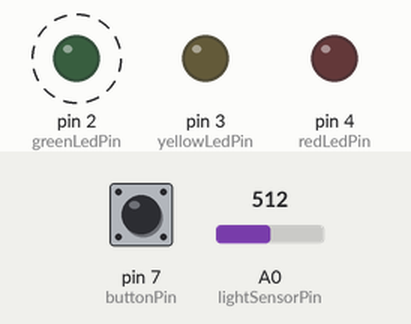
Simulated run of this sketch. Board: Arduino Uno, built with avr-gcc and run on an emulated ATmega328P. On the bench: output pins drawn as LEDs (lit = HIGH). Dashed ring = blinking. The test bench sets the inputs (shaded band); at power-on: A0 (lightSensorPin) = 512, pin 7 (buttonPin) LOW.

Above: at 1.2 s.
1.3 s: A0 (lightSensorPin) set to 111
4.3 s: A0 (lightSensorPin) set to 89
At 4.53 s:
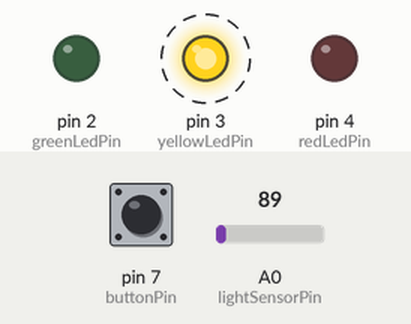
7.3 s: A0 (lightSensorPin) set to 55
10.3 s: A0 (lightSensorPin) set to 45
At 10.58 s:
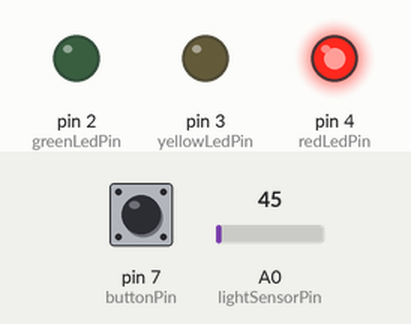
13.3 s: A0 (lightSensorPin) set to 110
At 13.52 s:
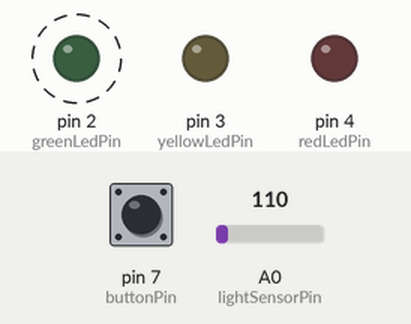
16.3 s: A0 (lightSensorPin) set to 40
At 16.6 s:
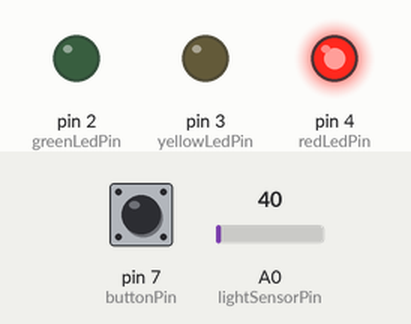
Timing chart, 0 to 19.3 s (numbered marks = the images above; inputs shaded):
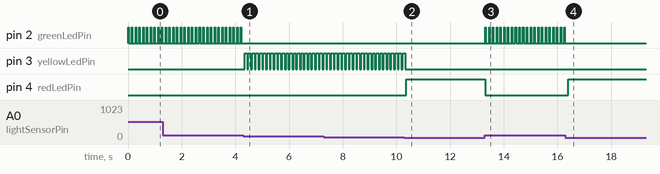

Measured:
- the behaviour switches between 101 and 100 on A0 (lightSensorPin) (found by bisection; images 0 and 1)
- the behaviour switches between 50 and 49 on A0 (lightSensorPin) (found by bisection; images 1 and 2)
- after the input at 4.3 s, pin 2 (greenLedPin): stops changing and stays LOW; pin 3 (yellowLedPin): alternates HIGH for 0.09 s and LOW for 0.05 s, starting after 0.05 s
- after the input at 10.3 s, pin 3 (yellowLedPin): goes on until 10.3 s, then stays LOW; pin 4 (redLedPin): LOW → HIGH after 0.07 s
- after the input at 13.3 s, pin 2 (greenLedPin): alternates HIGH for 0.02 s and LOW for 0.12 s, starting at once; pin 4 (redLedPin): HIGH → LOW at once
- after the input at 16.3 s, pin 2 (greenLedPin): stops changing and stays LOW; pin 4 (redLedPin): LOW → HIGH after 0.10 s
- by itself, pin 2 (greenLedPin): alternates HIGH for 0.02 s and LOW for 0.12 s

The sketch:

lightsensorcode.ino
```cpp
/*
 Arduino Light Sensor

 Created: 05/04/2022
 By Ayesha Ahmed

Refrenced from: https://arduinomylifeup.com/arduino-light-sensor
*/
// this constant won't change:
const int buttonPin = 7;       // the number of the pushbutton pin
const int greenLedPin = 2;           // Pin Green LED is connected to
const int yellowLedPin = 3;          // Pin Yellow LED is connected to
const int redLedPin = 4;             // Pin Red LED is connected to

// variables will change:
int brightness = 0;            // how bright the LED is
int lightSensorPin = A0;        // PIN Light Sensor is connected to
int analogValue = 0;
int buttonPushCounter = 0;   // counter for the number of button presses
int buttonState = 0;         // variable for reading the pushbutton status
int lastButtonState = 0;

int firstdelay = 20;        //delay to slow down flikering of red LED
int lastdelay = 50;
bool isPressed = false; // when the button is not pressed


void setup() {

   // initialize the button pin as a input:
 pinMode(buttonPin, INPUT);

 //Set pins to outputs
 pinMode(greenLedPin, OUTPUT);
 pinMode(yellowLedPin,OUTPUT);
 pinMode(redLedPin,OUTPUT);
}

void loop(){
   // read the pushbutton input pin:
 buttonState = digitalRead(buttonPin);
 lastButtonState = buttonState;
 // compare the buttonState to its previous state
 if (buttonState  != lastButtonState) {
   // if the state has changed, increment the counter
   if (buttonState == HIGH) {
     isPressed = true;
     // if the current state is HIGH then the button went from off to on:
     buttonPushCounter++;
     Serial.println("on");
     Serial.print("number of button pushes: ");
     Serial.println(buttonPushCounter);
   } else {
     // if the current state is LOW then the button went from on to off:
     Serial.println("off");
   }
   // Delay a little bit to avoid bouncing
   delay(50);
 }
 // save the current state as the last state, for next time through the loop
 lastButtonState = buttonState;

  /*Checks the modulo of buttonPushCounter by dividing it with 4,
 increases delay of  redLED  when the modulo is 1 and decrease the delay of the green
 with the subsequent increase in modulo
 */
 if (buttonPushCounter % 4 == 0 && isPressed == true) {
   firstdelay -= 10;
     lastdelay += 10;
   isPressed = false;
 }
 else if (buttonPushCounter % 4 ==1 && isPressed == true){
   firstdelay -= 20;
    lastdelay += 20;
   isPressed = false;
   }
 else if (buttonPushCounter % 4 == 2 && isPressed == true) {
    firstdelay -= 30;
    lastdelay += 30;
    isPressed = false;
 }

 else if (buttonPushCounter % 4 == 3 && isPressed == true){
   firstdelay -= 40;
    lastdelay += 40;
   isPressed = false;
 }


 // setting up a range for all the LED's so that tehy flicker only at a praticular intensity
 analogValue = analogRead(lightSensorPin);
 if(analogValue < 50){
   digitalWrite(redLedPin, HIGH);
 }
 else if(analogValue >= 50 && analogValue <= 100){
   digitalWrite(yellowLedPin, HIGH);
 }
 else{
   digitalWrite(greenLedPin, HIGH);
 }
  // manages teh delay when the button is pressed for each of teh LED's
 delay(firstdelay);
 digitalWrite(greenLedPin, LOW);

  delay(70);
 digitalWrite(yellowLedPin, LOW);

  delay(lastdelay);
 digitalWrite(redLedPin, LOW);

}
```
